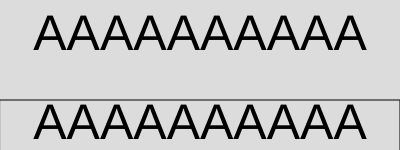
Frame 1 (no input)
Frame 60 (no input): identical to frame 1, image omitted
Frame 120 (the mouse pressed at the canvas centre since frame 60): identical to frame 1, image omitted

The p5.js sketch that drew this single still picture (run headless with seeded random() and noise() and a simulated clock; from frame 60 on, the mouse is pressed at the canvas centre):

// p5.js sketch
// ── sketch.js
function setup() {
  createCanvas(400, 150);
}

function draw() {
  background(220);
  textSize(50);
  noFill();
  
  rect(0,100,400,100);
  fill(0)
  textAlign(CENTER);
  text("AAAAAAAAAA",200,50)
  text("AAAAAAAAAA",0,100,400,100)
  
}
